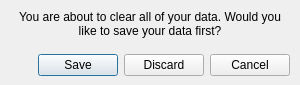
<?xml version="1.0" encoding="UTF-8"?>
<ui version="4.0">
 <class>ConfirmClear</class>
 <widget class="QDialog" name="ConfirmClear">
  <property name="geometry">
   <rect>
    <x>0</x>
    <y>0</y>
    <width>300</width>
    <height>85</height>
   </rect>
  </property>
  <property name="windowTitle">
   <string>Dialog</string>
  </property>
  <widget class="QDialogButtonBox" name="buttonBox">
   <property name="geometry">
    <rect>
     <x>10</x>
     <y>50</y>
     <width>280</width>
     <height>30</height>
    </rect>
   </property>
   <property name="orientation">
    <enum>Qt::Horizontal</enum>
   </property>
   <property name="standardButtons">
    <set>QDialogButtonBox::Cancel|QDialogButtonBox::Discard|QDialogButtonBox::Save</set>
   </property>
  </widget>
  <widget class="QLabel" name="label">
   <property name="geometry">
    <rect>
     <x>10</x>
     <y>10</y>
     <width>280</width>
     <height>30</height>
    </rect>
   </property>
   <property name="text">
    <string>You are about to clear all of your data. Would you like to save your data first?</string>
   </property>
   <property name="alignment">
    <set>Qt::AlignHCenter|Qt::AlignTop</set>
   </property>
   <property name="wordWrap">
    <bool>true</bool>
   </property>
  </widget>
 </widget>
 <resources/>
 <connections>
  <connection>
   <sender>buttonBox</sender>
   <signal>accepted()</signal>
   <receiver>ConfirmClear</receiver>
   <slot>accept()</slot>
   <hints>
    <hint type="sourcelabel">
     <x>248</x>
     <y>254</y>
    </hint>
    <hint type="destinationlabel">
     <x>157</x>
     <y>274</y>
    </hint>
   </hints>
  </connection>
  <connection>
   <sender>buttonBox</sender>
   <signal>rejected()</signal>
   <receiver>ConfirmClear</receiver>
   <slot>reject()</slot>
   <hints>
    <hint type="sourcelabel">
     <x>316</x>
     <y>260</y>
    </hint>
    <hint type="destinationlabel">
     <x>286</x>
     <y>274</y>
    </hint>
   </hints>
  </connection>
 </connections>
</ui>
